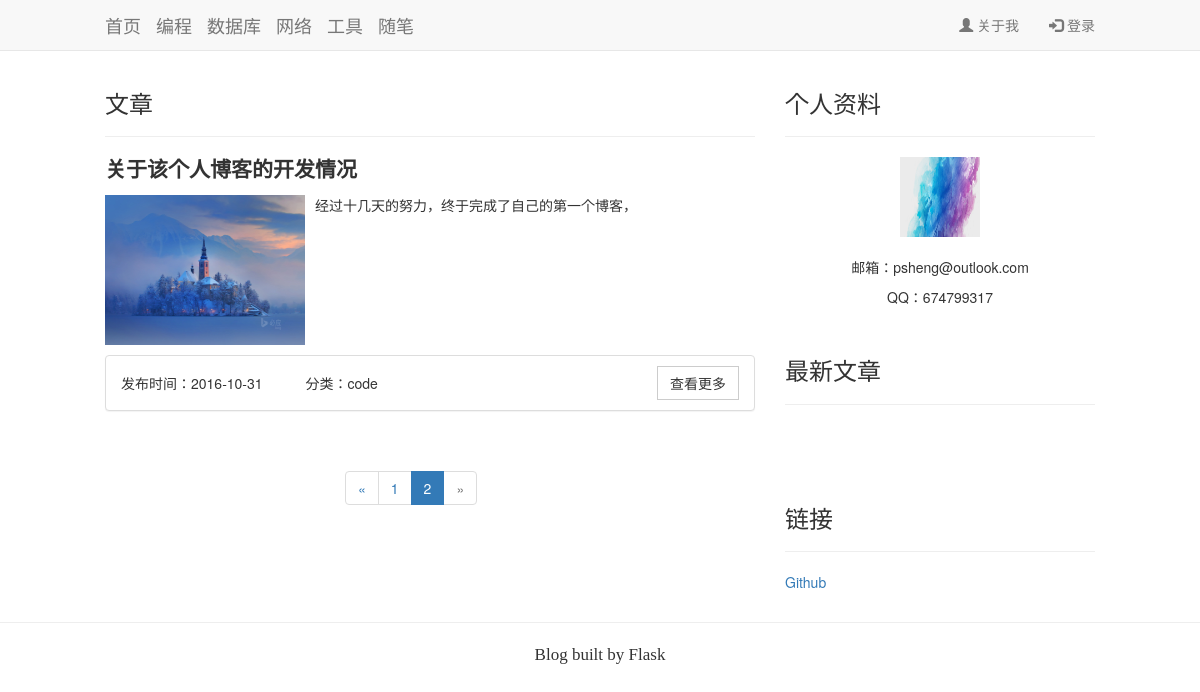
Page /?page=2 on the earlier database version.
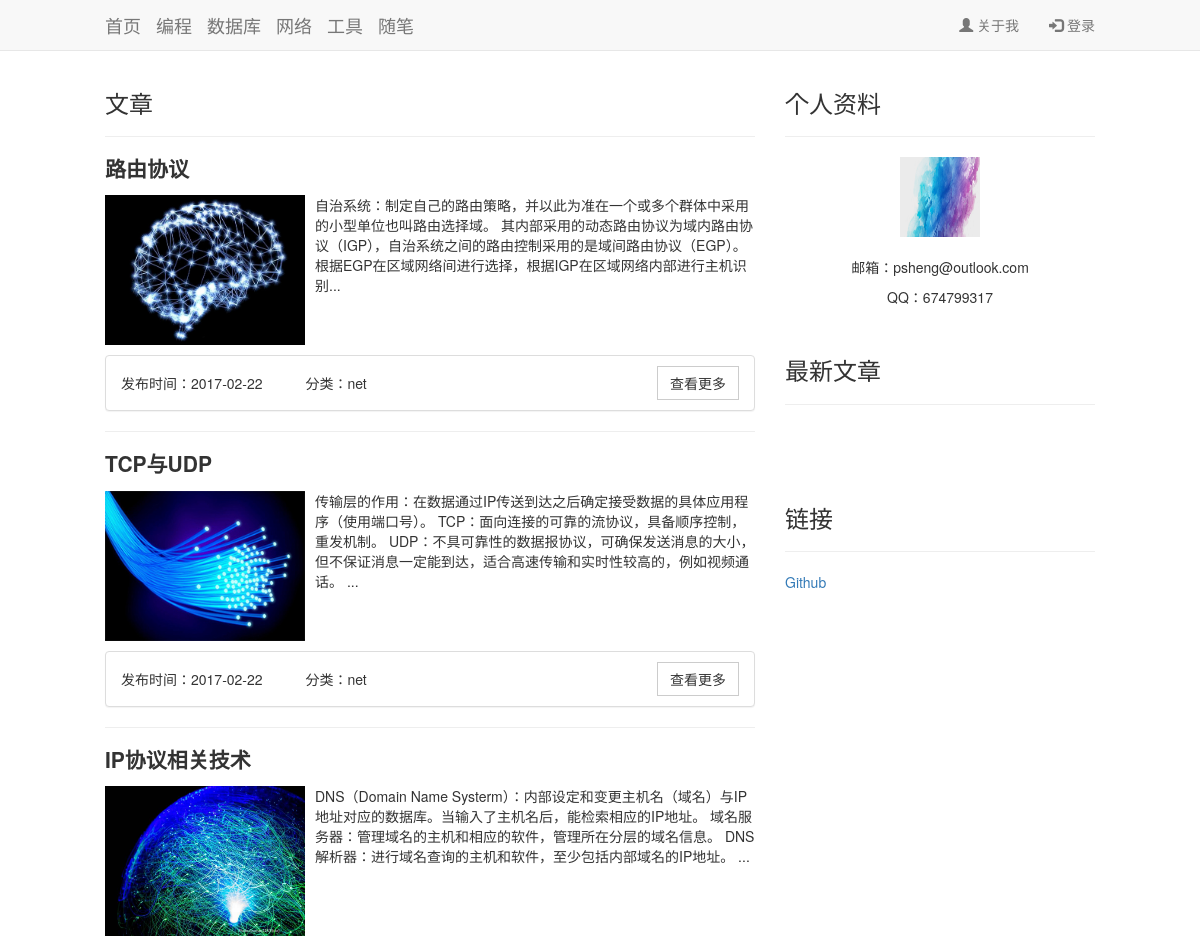
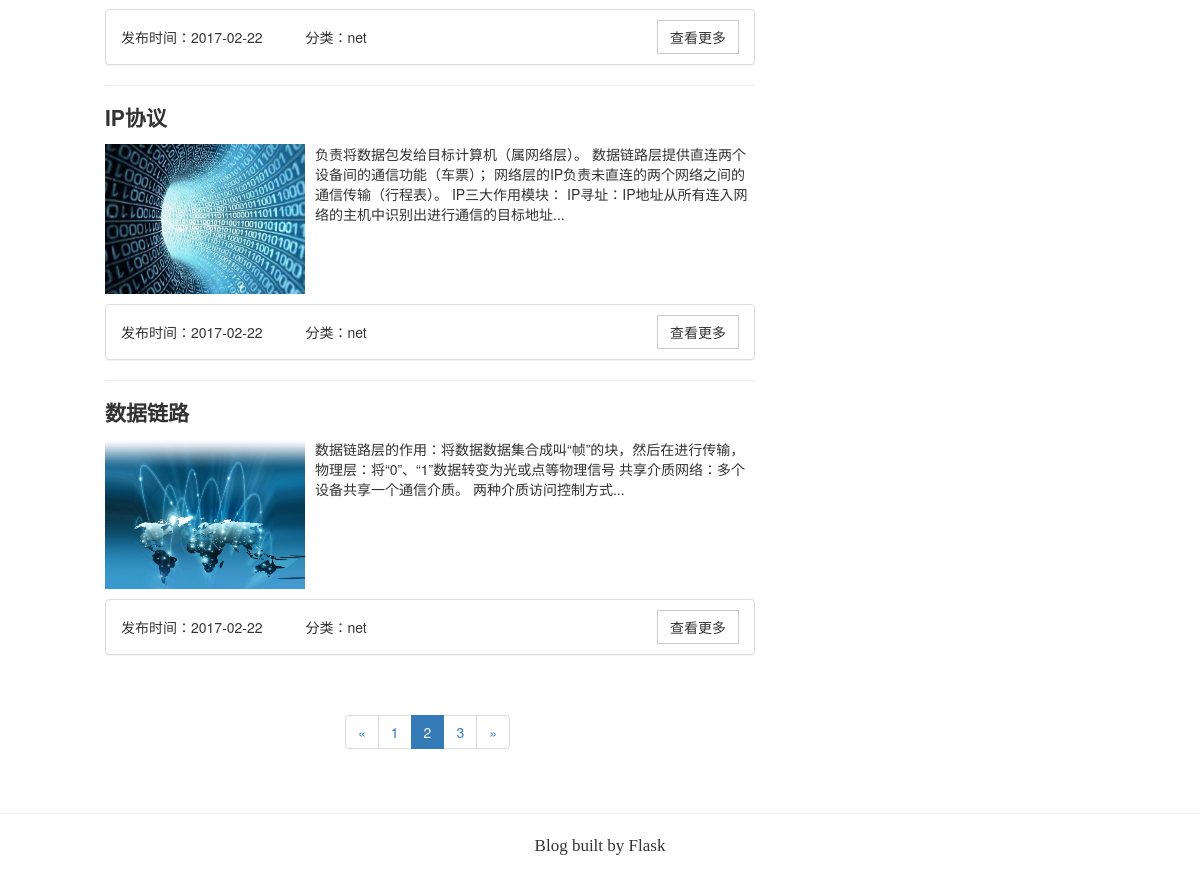
Same page on the later database version (2 pictures, top to bottom).
### app/models.py (models this page shows, shortened)
class Post(db.Model):
    __tablename__ = 'posts'
    id = db.Column(db.Integer, primary_key=True)
    head_pic = db.Column(db.Text, default='/static/pic/test3.jpg')
    body_pic = db.Column(db.Text)
    title = db.Column(db.Text)
    body = db.Column(db.Text)
    abstract = db.Column(db.Text)
    tag = db.Column(db.Text)
    timestamp = db.Column(db.DateTime, index=True, default=datetime.utcnow)
    comments = db.relationship('Comment', backref='role')

### app/main/view.py (the view)
@main.route('/', methods=['GET','POST'])
def index():
    page = request.args.get('page', 1, type=int)
    pagination = Post.query.order_by(Post.timestamp.desc()).paginate(
        page, per_page=5, error_out=False)
    posts = pagination.items
    new_posts = find_new_post()
    return render_template('index.html', posts=posts, new_posts=new_posts,
                           pagination=pagination)

### app/main/view.py (called while the page is built)
def find_new_post():
    page = request.args.get('page', 1, type=int)
    new_post = Post.query.order_by(Post.timestamp.desc()).paginate(
        page, per_page=20, error_out=False
    )
    new_posts = new_post.items
    return new_posts

### app/templates/index.html (shortened to what this page needs)
{% extends "base.html" %}
{% import "_macros.html" as macros %}
{% block body %}
    <div class="container" id="sumery-container">
        <div class="row">
		    <div class="col-md-8">
                <h3>文章</h3>
                {% for post in posts %}
                <hr>
                <div class="post_head"><h3>{{ post.title | safe }}</h3></div>
                <div class="media" margin="30px">
                    <a class="media-left" >
                    <img src="{{ post.head_pic }}" width="200" height="150" alt="...">
                    </a>
                    <div class="media-body">
                    {{ post.abstract }}<br><br>
                    </div>
                </div>
                <div class="media-foot">
                    <div class="panel panel-default">
                        <div class="panel-body">
                            <p>发布时间：{{ post.timestamp.strftime("%Y-%m-%d") }} &nbsp
                            &nbsp&nbsp&nbsp&nbsp&nbsp&nbsp&nbsp&nbsp分类：{{ post.tag}}</p>
                            {% if current_user.is_authenticated %}
                                <div class="dropdown">
                                    <button class="btn btn-default dropdown-toggle" type="button" id="dropdownMenu1"
                                            data-toggle="dropdown" aria-haspopup="true" aria-expanded="true">
                                        管理
                                        <span class="caret"></span>
                                    </button>
                                    <ul class="dropdown-menu" aria-labelledby="dropdownMenu1">
                                        <li><a href="{{ url_for('.edit_post', id=post.id) }}">编辑</a></li>
                                        <li><a href="{{ url_for('.post_pic', id=post.id) }}">图片上传</a></li>
                                        <li><a href="{{ url_for('.uploaded_file', id=post.id) }}">主题图片</a></li>
                                        <li><a href="{{ url_for('.post', id=post.id) }}">查看更多</a></li>
                                        <li role="separator" class="divider"></li>
                                        <li><a href="{{ url_for('.delete_post', id=post.id) }}">删除</a></li>
                                    </ul>
                                </div>
                            {% else %}
                                <a class="btn btn-default" href="{{ url_for('.post', id=post.id) }}">查看更多</a>
                            {% endif %}
                        </div>
                    </div>
                </div>
                {% endfor %}
                {% if pagination %}
                <div class="pagination">
                    {{ macros.pagination_widget(pagination, '.index') }}
                </div>
                {% endif %}
            </div>
            <div class="col-md-4">
                <h3>个人资料</h3>
                <div class="right-index">
                    <hr>
                    <img src="{{ url_for('static', filename='test.jpg') }}" width="80" height="80"><br><br>
                    <p>邮箱：psheng@outlook.com</p>
                    <p>QQ：674799317</p>
                </div>
                <div class="newly-post">
                    <h3>最新文章</h3><hr>
                </div>
                <div class="other-link">
                    <h3>链接</h3><hr>
                    <p><a href="http://github.com/pshenglh" target="_blank">Github</a></p>
                </div>
                </div>
            </div>
        </div>
{% endblock %}

### app/templates/base.html (shortened to what this page needs)
<!DOCTYPE html>
    <head>
        <link rel="stylesheet" href="https://cdn.bootcss.com/bootstrap/3.3.7/css/bootstrap.min.css"
>
        <link rel="stylesheet" href="{{ url_for('static', filename='css/customization.css')}}">
    </head>
    <nav class="navbar navbar-default navbar-fixed-top">
        <div class="container">
            <div class="navbar-header">
                <a class="navbar-brand" href="{{ url_for('.index') }}">首页</a>
                <a class="navbar-brand" href="{{ url_for('.code') }}">编程</a>
                <a class="navbar-brand" href="{{ url_for('.database') }}">数据库</a>
                <a class="navbar-brand" href="{{ url_for('.net') }}">网络</a>
                <a class="navbar-brand" href="{{ url_for('.tool') }}">工具</a>
                <a class="navbar-brand" href="{{ url_for('.essay') }}">随笔</a>
            </div>
            <ul class="nav navbar-nav navbar-right">
                <li><a href="{{ url_for('.about_me') }}"><span class="glyphicon glyphicon-user"></span> 关于我</a></li>
                {% if current_user.is_authenticated %}
                <li><a href="{{ url_for('.logout') }}"><span class="glyphicon glyphicon-log-out"></span> 退出</a></li>
                {% else %}
                <li><a href="{{ url_for('.login') }}"><span class="glyphicon glyphicon-log-in"></span> 登录</a></li>
                {% endif %}
            </ul>
        </div>
    </nav>
<body>
    {% block body %}{% endblock %}
    <div class="foot">
        <hr>
        <p>Blog built by Flask</p>
    </div>
</body>
</html>

### app/templates/_macros.html
{% macro pagination_widget(pagination, endpoint) %}
<ul class="pagination">
    <li {% if not pagination.has_prev %} class="disabled"{% endif %}>
        <a href="{% if pagination.has_prev %}{{ url_for(endpoint,
            page = pagination.page - 1, **kwargs) }}{% else %}#{% endif %}">
            &laquo;
        </a>
    </li>
    {% for p in pagination.iter_pages() %}
        {% if p %}
            {% if p == pagination.page %}
            <li class="active">
                <a href="{{ url_for(endpoint, page = p, **kwargs) }}">{{ p }}</a>
            </li>
            {% else %}
            <li>
                <a href="{{ url_for(endpoint, page = p, **kwargs) }}">{{ p }}</a>
            </li>
            {% endif %}
        {% else %}
        <li class="disabled"><a href="#">&hellip;</a></li>
        {% endif %}
    {% endfor %}
    <li {% if not pagination.has_next %} class="disabled"{% endif %}>
        <a href="{% if pagination.has_next %}{{ url_for(endpoint,
            page = pagination.page + 1, **kwargs) }}{% else %}#{% endif %}">
              &raquo;
        </a>
    </li>
</ul>
{% endmacro %}}

### app/static/css/customization.css (style rules this page uses)
body { padding-top: 70px; }
.post_head h3 { adding: 8px; margin-bottom: 0px; font-size: 21px; font-weight: 600; }
.btn { border-radius: 0px }
.container { padding-right: 90px; padding-left: 90px; margin-right: auto; margin-left: auto; }
.media-foot .panel { margin-top: 10px; }
.media-foot .panel-body { padding-top: 10px; padding-bottom: 10px; }
.media-foot .panel-body p { position: relative; top: 7px; float: left; }
.media-foot .btn { float: right; }
.right-index { text-align: center; padding-bottom: 20px; }
.pagination { position: relative; left: 120px; }
.foot { text-align: center; margin-bottom: 30px; font-size: 17px; font-family: Times; }
.other-link { margin-top: 20px; }
.newly-post { margin-bottom: 100px; }

Differences in the rows shown:
no longer on this page (row edited): Post: title "关于该个人博客的开发情况", head_pic (picture), abstract "经过十几天的努力，终于完成了自己的第一个博客，", timestamp "2016-10-31", tag "code"
added Post: title "路由协议", head_pic (picture), abstract "自治系统：制定自己的路由策略，并以此为准在一个或多个群体中采用的小型单位也叫路由选择域。 其内部采用的动态路由协议为域内路由协议（IGP），自治系统之间的路由控制采用的是域间路由协议（EGP）。 根据EGP在区域网络间进行选择，根据IGP在区域网络内部进行主机识别...", timestamp "2017-02-22", tag "net"
added Post: title "TCP与UDP", head_pic (picture), abstract "传输层的作用：在数据通过IP传送到达之后确定接受数据的具体应用程序（使用端口号）。 TCP：面向连接的可靠的流协议，具备顺序控制，重发机制。 UDP：不具可靠性的数据报协议，可确保发送消息的大小，但不保证消息一定能到达，适合高速传输和实时性较高的，例如视频通话。 ...", timestamp "2017-02-22", tag "net"
added Post: title "IP协议相关技术", head_pic (picture), abstract "DNS（Domain Name Systerm）：内部设定和变更主机名（域名）与IP地址对应的数据库。当输入了主机名后，能检索相应的IP地址。 域名服务器：管理域名的主机和相应的软件，管理所在分层的域名信息。 DNS解析器：进行域名查询的主机和软件，至少包括内部域名的IP地址。 ...", timestamp "2017-02-22", tag "net"
added Post: title "IP协议", head_pic (picture), abstract "负责将数据包发给目标计算机（属网络层）。 数据链路层提供直连两个设备间的通信功能（车票）； 网络层的IP负责未直连的两个网络之间的通信传输（行程表）。 IP三大作用模块： IP寻址：IP地址从所有连入网络的主机中识别出进行通信的目标地址...", timestamp "2017-02-22", tag "net"
added Post: title "数据链路", head_pic (picture), abstract "数据链路层的作用：将数据数据集合成叫“帧”的块，然后在进行传输， 物理层：将“0”、“1”数据转变为光或点等物理信号 共享介质网络：多个设备共享一个通信介质。 两种介质访问控制方式...", timestamp "2017-02-22", tag "net"
Other differences:
new list line: "3"
